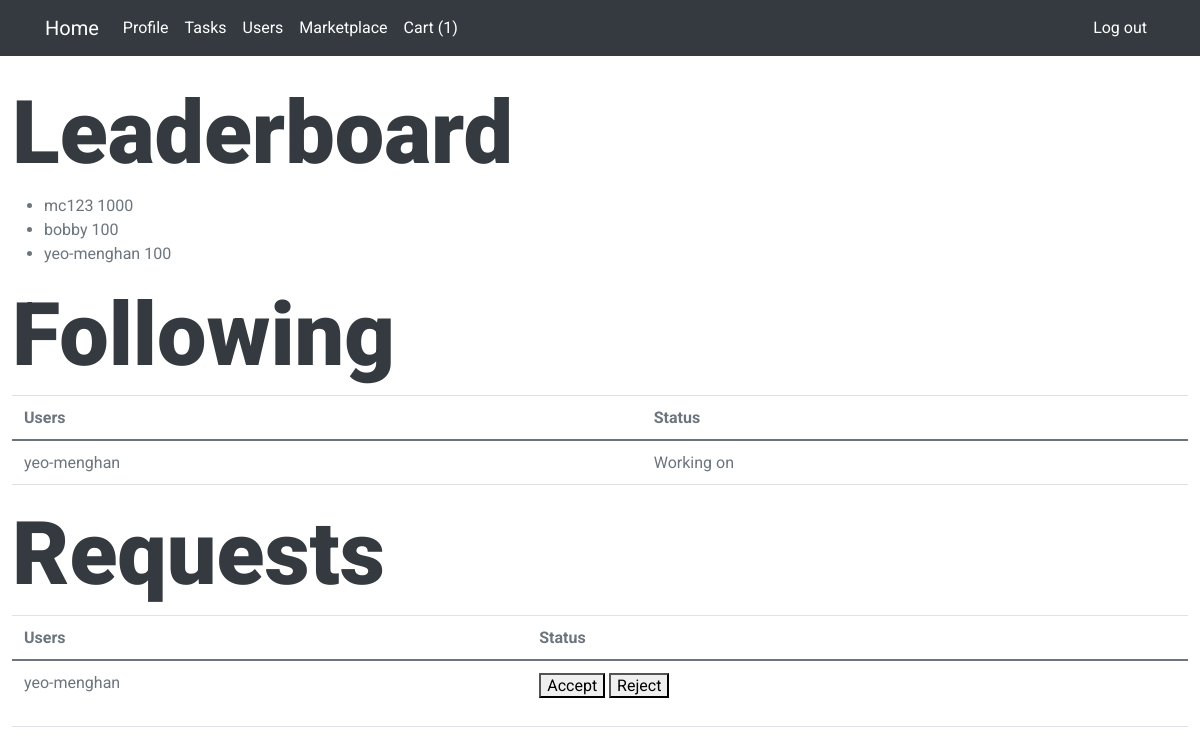
The app's page /main/ (signed in), older data.
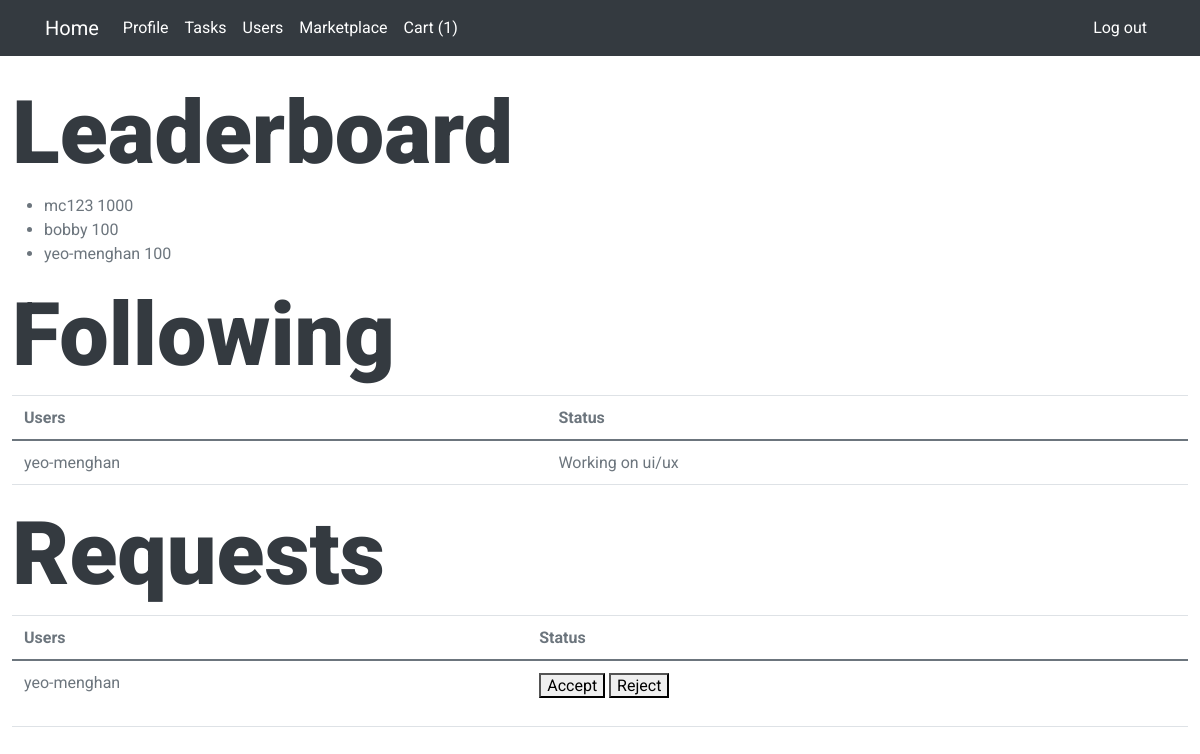
The same page, newer data.
### main/models.py (models this page shows, shortened)
class CustomUser(models.Model):
    user = models.OneToOneField(User, on_delete=models.CASCADE)
    DEPARTMENT = (
        ('Operations', 'Operations'),
        ('Infocomm technology', 'Infocomm technology'),
        ('Engineering', 'Engineering'),
        ('Corportate', 'Corporate')
    )
    email = models.EmailField(unique=True)
    department = models.CharField(max_length=100, choices=DEPARTMENT)
    description = models.TextField("Description", max_length=600, default='', blank=True)
    points = models.IntegerField(default=0)
    tasks = models.ManyToManyField(Task, blank=True, related_name='users')

class Follow(models.Model):
    follower = models.ForeignKey(CustomUser, related_name="from_follow", on_delete=models.CASCADE)
    following = models.ForeignKey(CustomUser, related_name="to_follow", on_delete=models.CASCADE)
    date = models.DateField()

class Request(models.Model):
    requestor = models.ForeignKey(CustomUser, related_name="from_request", on_delete=models.CASCADE)
    requested = models.ForeignKey(CustomUser, related_name="to_request", on_delete=models.CASCADE)

class Task(models.Model):
    STATUS = (
        ('To do', 'To do'),
        ('In progress', 'In progress'),
        ('Completed', 'Completed'),
    )
    name = models.CharField(max_length = 64)
    description = models.TextField("Description", max_length=600, default='', blank=True)
    points_granted = models.IntegerField()
    status = models.CharField(max_length=100, choices=STATUS, default='To do')

### main/views.py (the view)
# urls.py: path('', views.index, name="index"),
@login_required(login_url='/main/login')
def index(request):
    current_user = CustomUser.objects.get(user=request.user)
    following = Follow.objects.filter(follower = current_user)
    requests = Request.objects.filter(requested = current_user)
    top_users = CustomUser.objects.order_by('-points')[:3]
    return render(request, "main/index.html", {
        "following": following,
        "requests": requests,
        "top_users": top_users
    })

### main/context_processor.py (called while the page is built)
def cart_count(request):
    try:
        current_user = CustomUser.objects.get(user=request.user)
        cart_count = Cart.objects.filter(user=current_user).count()
        return {
            'cart_count' : cart_count
        }
    except TypeError:
        return []

### main/templates/main/index.html (shortened to what this page needs)
{% extends "main/layout.html" %}
{% block body %}
<h1 class="display-2">Leaderboard</h1>
<ul>
    {% for top_user in top_users%}
    <li> {{top_user.user.username}} {{top_user.points}} </li>
    {% endfor %}
</ul>
<h1 class="display-2">Following</h1>
<table class="table">
    <thead>
    <tr>
        <th scope="col">Users</th>
        <th scope="col">Status</th>
    </tr>
    </thead>
    <tbody>
        {% for follow in following %}
        <tr>
            <td scope="row">{{ follow.following.user.username }}</th>
            <td>Working on
                {% for task in follow.following.tasks.all %}
                {% if task.status == 'In progress' %}
                {{ task.name }}
                {% endif %}
                {% endfor %}
            </td>
        </tr>
        {% endfor %}
    </tbody>
</table>
<h1 class="display-2">Requests</h1>
<table class="table">
    <thead>
    <tr>
        <th scope="col">Users</th>
        <th scope="col">Status</th>
    </tr>
    </thead>
    <tbody>
    {% for request in requests %}
    <tr>
        <td scope="row">{{ request.requestor.user.username }}</th>
        <td>
            <form action="{% url 'main:modify_request' %}" method="post">
                <button value="True" name='outcome' type='submit'>Accept</button>
                <button type='submit'>Reject</button>
            </form>
        </td>
    </tr>
    {% endfor %}
    </tbody>
</table>
{% endblock %}

Row changes from the older to the newer data that the page shows:
changed Follow "yeo-menghan": gains Task (name "ui/ux")
